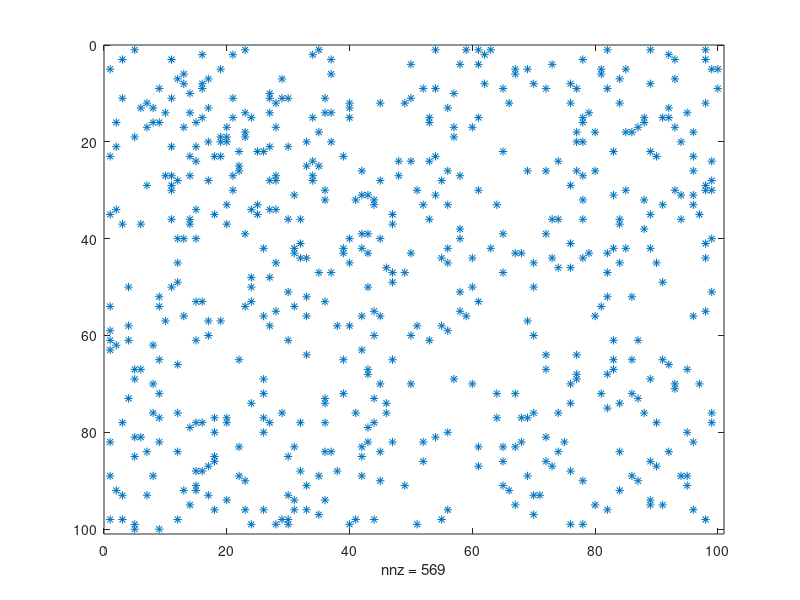

Reproduce this figure in MATLAB.
n = 100;
A = zeros(n,n);
p = .1;
q = .01;
for i = 1:50
    for j = i:50
        A(i,j) = (rand < p);
        A(j,i) = A(i,j);
    end
    for j = 51:100
        A(i,j) = (rand < q);
        A(j,i) = A(i,j);
    end
end
for i = 51:100
    for j = i:100
        A(i,j) = (rand < p);
        A(j,i) = A(i,j);
    end
end
spy(A);

p = randperm(n);
spy(A(p,p));